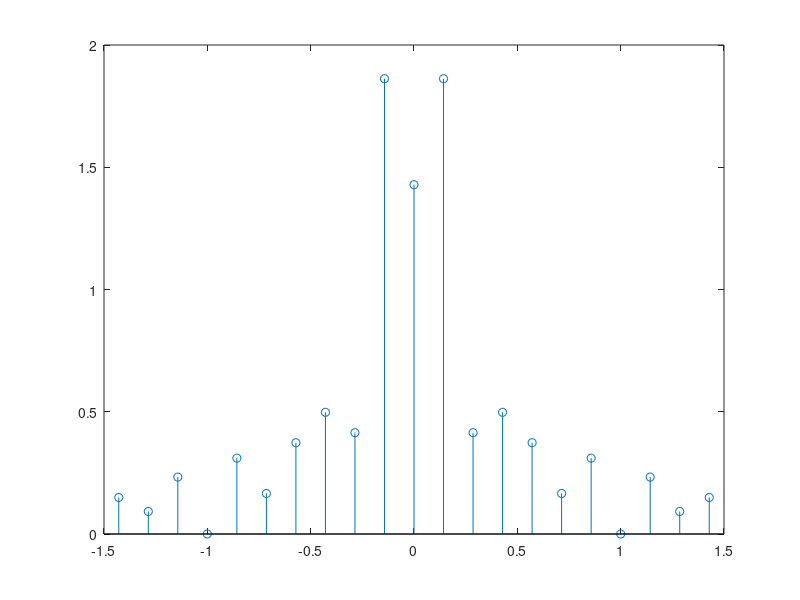

Source code (MATLAB):
nneg=-10:-1;
npos=1:10;
Fnneg=(1./(j*nneg*pi)).*(-3*exp(-j*nneg*6*pi/7) ...
+2*exp(j*nneg*2*pi/7)+exp(-j*nneg*12*pi/7));
Fnpos=(1./(j*npos*pi)).*(-3*exp(-j*npos*6*pi/7) ...
+2*exp(j*npos*2*pi/7)+exp(-j*npos*12*pi/7));
F0=10/7;
n=[nneg, 0, npos];
Fn=[Fnneg, F0, Fnpos];
stem(n*(1/7),abs(Fn))